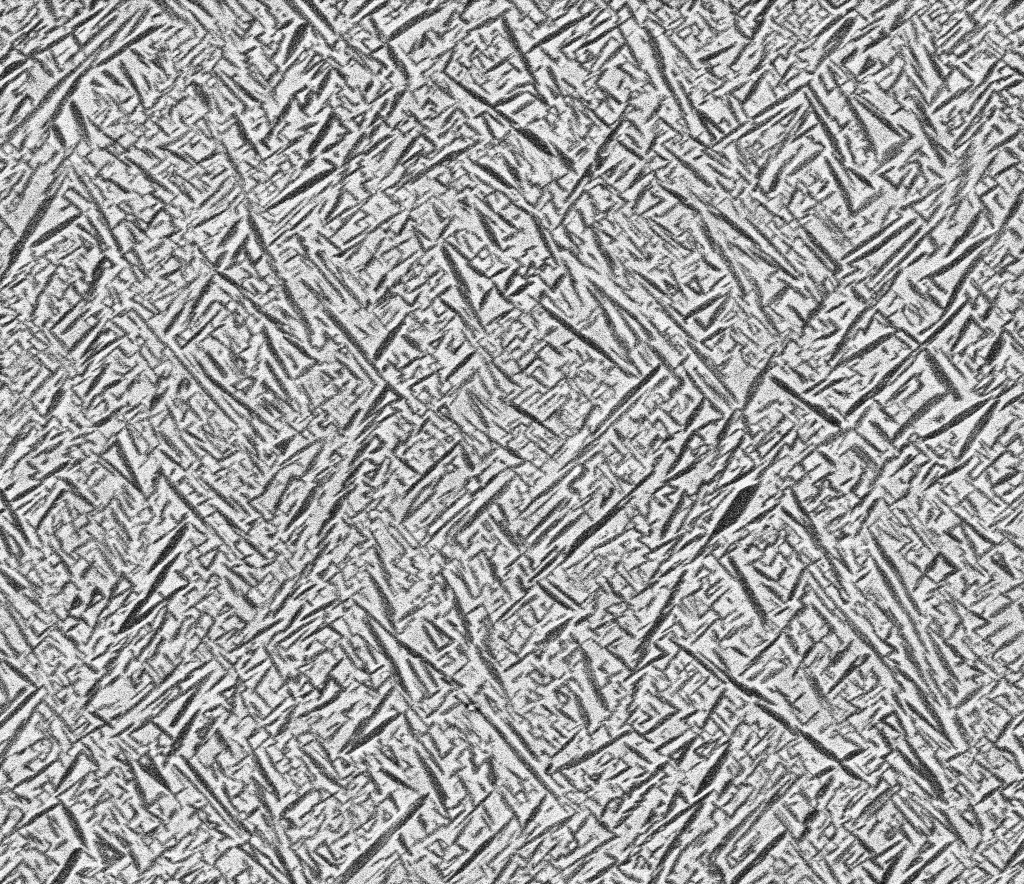
#> input picture Titanium Case Study/Preprocessing/Ti64_on_Ti5553_SEM_image_tile_set/Tile_001_003-000_0.tif, 1024 x 884 px; its folder holds only this picture in this run
$ python Threshold.py
#> lines starting #> are read from the running program, lines starting #| are printed output that depends on the picture; after the words box and inside, x2 and y2 are one past the last pixel; in counts of white or black regions, pixels touching at a corner belong together
#Data Preprocessing - Thresholding the Images

import numpy as np
import skimage
import matplotlib.pyplot as plt
import os
import glob

from PIL import Image
from skimage.morphology import binary_erosion,binary_dilation,square
from scipy import ndimage as ndi


#Renaming Files from Image # _ Tile # to Tile # _ Image #
# [12 lines left out: function RenameImages, not called in this run]


#Thresholding the image into a binary, segmented image using skimage filters
def Thresholding(directory):
#> called with directory = 'Ti64_on_Ti5553_SEM_image_tile_set'
    for filename in os.listdir(directory):
        if not filename.startswith('.'):
            #print (filename)
            f = os.path.join(directory, filename)
            mask_raw1= Image.open(f)
#> mask_raw1 is the input picture: PIL image 1024x884 L; min 2, max 255, mean 160.2
            mask1 = mask_raw1.convert('L')
            mask1 = np.asarray(mask1)

            image = ndi.gaussian_filter(mask1,1)

            thresh = skimage.filters.threshold_yen(image)
#> thresh = 147
            #print (thresh)
            thresh = image >= thresh
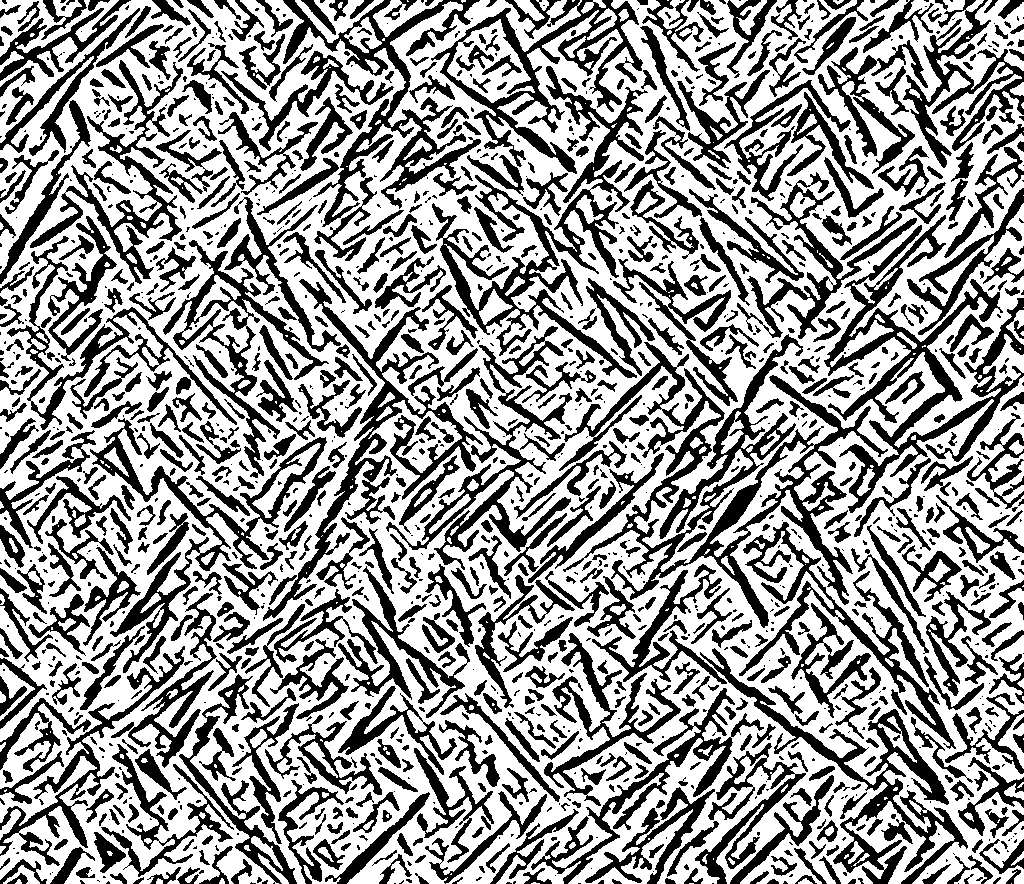
#> thresh: shape (884, 1024) bool; 60.3% white; 1472 black regions (622 under 20 px), largest, box (x1, y1, x2, y2) and area: (559, 334, 888, 628) 18638, (824, 215, 1024, 513) 11790, (432, 66, 648, 378) 11299

            erode = binary_erosion(thresh,square(3))
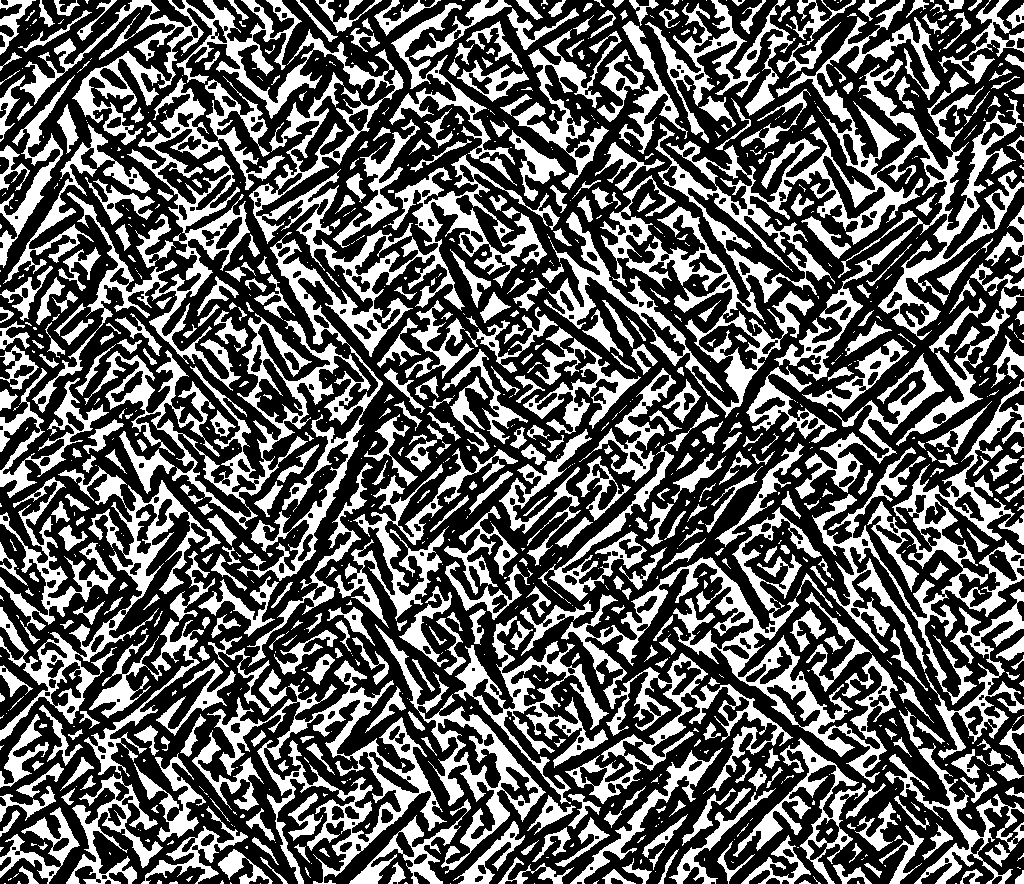
#> erode: shape (884, 1024) bool; 37.2% white; 1031 white regions (516 under 20 px), largest, box (x1, y1, x2, y2) and area: (20, 0, 560, 581) 41255, (544, 0, 1024, 418) 36257, (561, 507, 898, 804) 19692

            dilate = binary_dilation(erode)
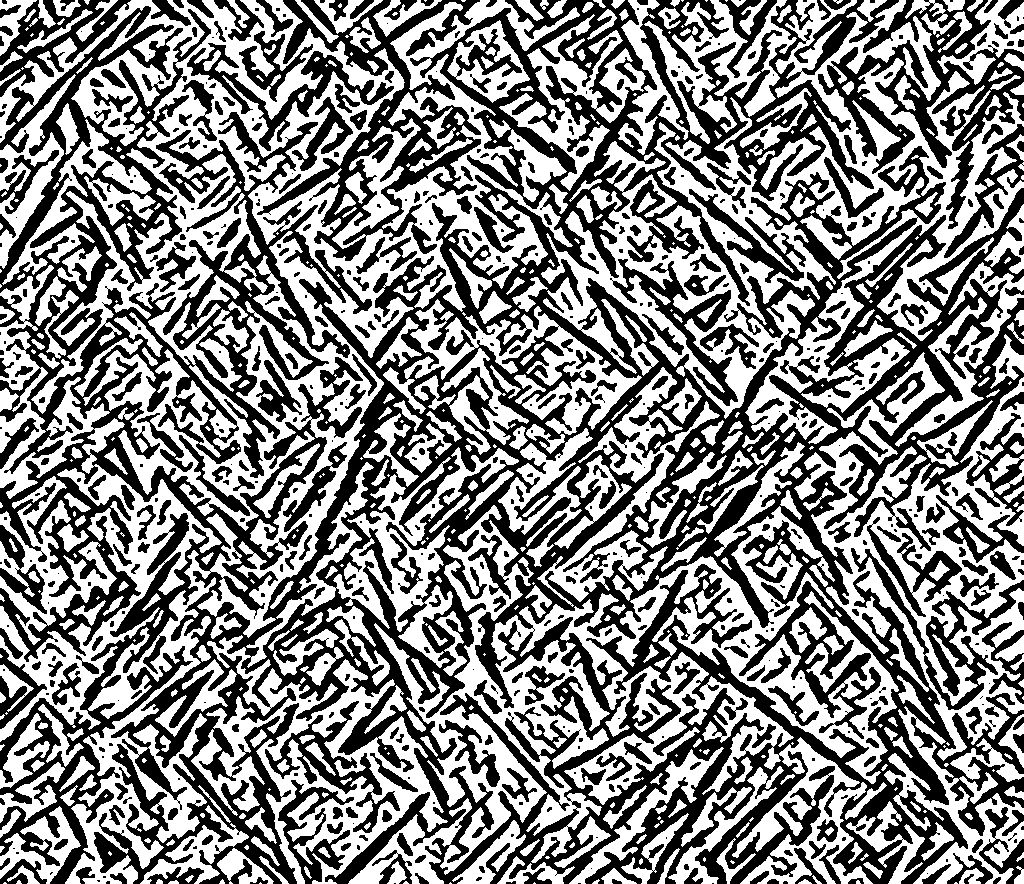
#> dilate: shape (884, 1024) bool; 51.7% white; 588 black regions (249 under 20 px), largest, box (x1, y1, x2, y2) and area: (0, 0, 1024, 884) 321467, (257, 0, 481, 261) 15105, (818, 0, 1024, 229) 13058

            new = np.zeros((dilate.shape))
            new[dilate] = 1

            # [6 lines of commented-out code are left out]

            if not os.path.exists(directory + '_thresholded'):
                os.makedirs(directory + '_thresholded')
            file = directory + '_thresholded/' + filename[:-4] + '.npy'
            np.save(file, new)


directory = 'Ti64_on_Ti5553_SEM_image_tile_set'#'Ti64_on_Ti5553_SEM_image_tile_set'
#RenameImages(directory)
Thresholding(directory)

$ run again, on Titanium Case Study/Preprocessing/Ti64_on_Ti5553_SEM_image_tile_set/Tile_015_001-000_0.tif
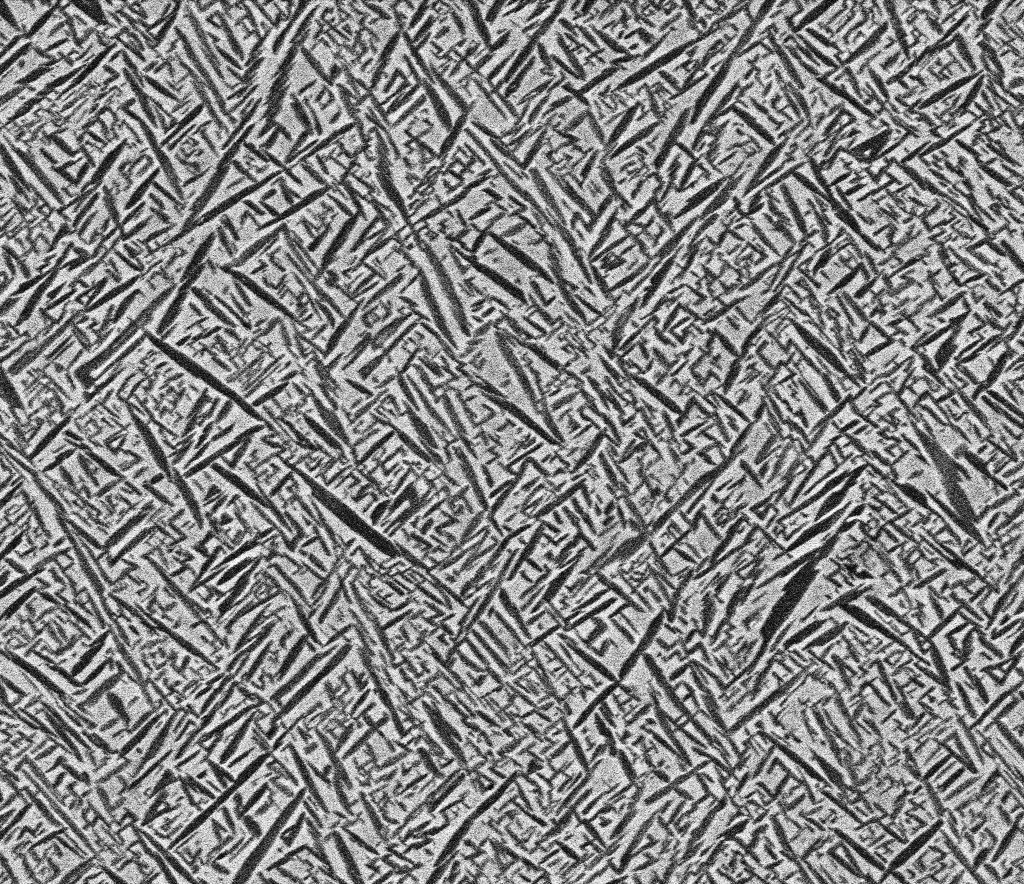
#> input picture Titanium Case Study/Preprocessing/Ti64_on_Ti5553_SEM_image_tile_set/Tile_015_001-000_0.tif, 1024 x 884 px
#> in Thresholding, mask_raw1 is the input picture: PIL image 1024x884 L; min 0, max 255, mean 131.5
#> in Thresholding, `thresh = skimage.filters.threshold_yen(image)`: thresh = 125
#> in Thresholding, `thresh = image >= thresh`:
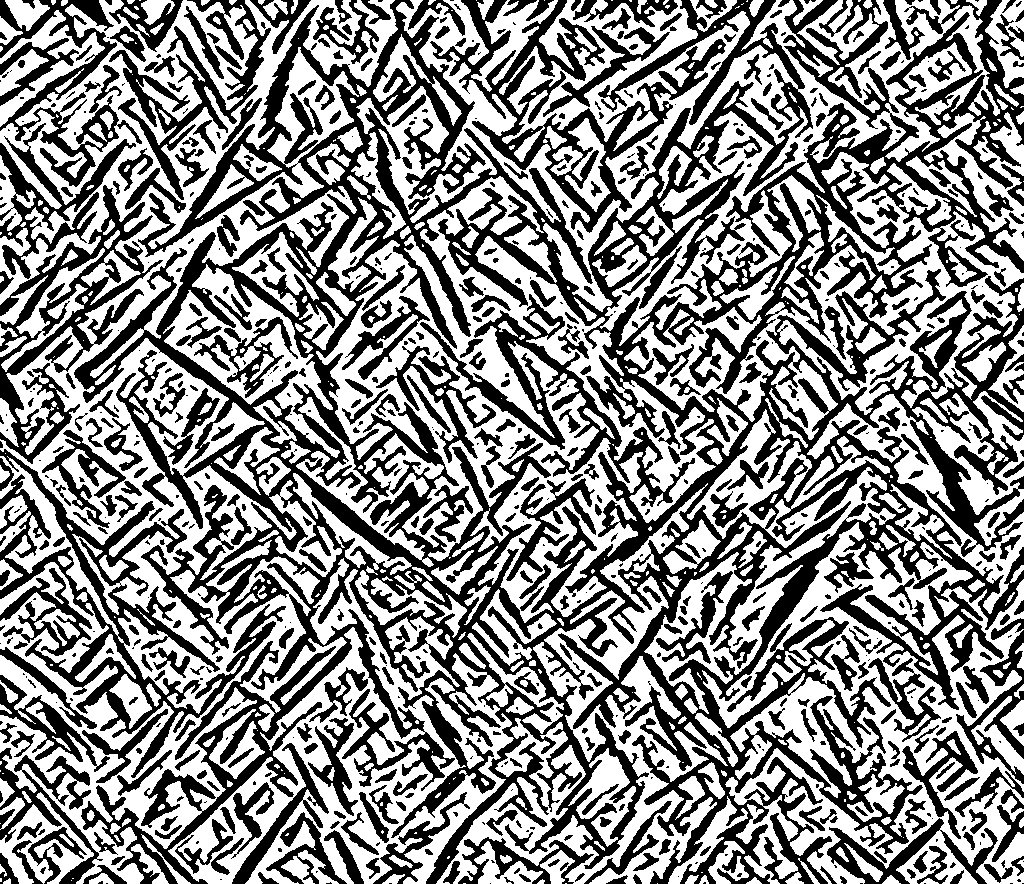
#> thresh: shape (884, 1024) bool; 53.8% white; 713 black regions (287 under 20 px), largest, box (x1, y1, x2, y2) and area: (74, 0, 1024, 884) 256060, (0, 449, 286, 778) 15043, (430, 0, 726, 233) 13244
#> erode: shape (884, 1024) bool; 32% white; 1515 white regions (683 under 20 px), largest, box (x1, y1, x2, y2) and area: (3, 273, 195, 544) 7257, (908, 617, 1024, 875) 5453, (116, 533, 264, 692) 4687
#> in Thresholding, `dilate = binary_dilation(erode)`:
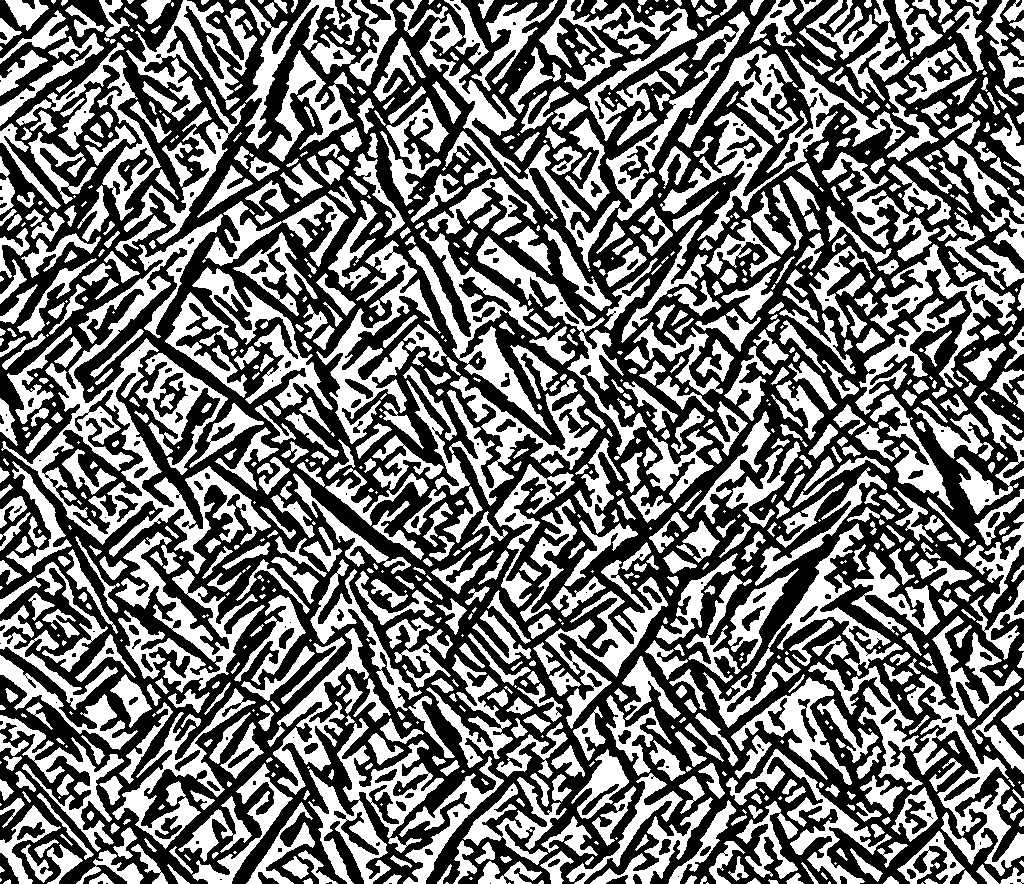
#> dilate: shape (884, 1024) bool; 45.1% white; 1041 white regions (260 under 20 px), largest, box (x1, y1, x2, y2) and area: (1, 214, 271, 574) 15096, (907, 616, 1024, 876) 8022, (115, 532, 265, 693) 6872

$ run again, on Titanium Case Study/Preprocessing/Ti64_on_Ti5553_SEM_image_tile_set/Tile_017_001-000_0.tif
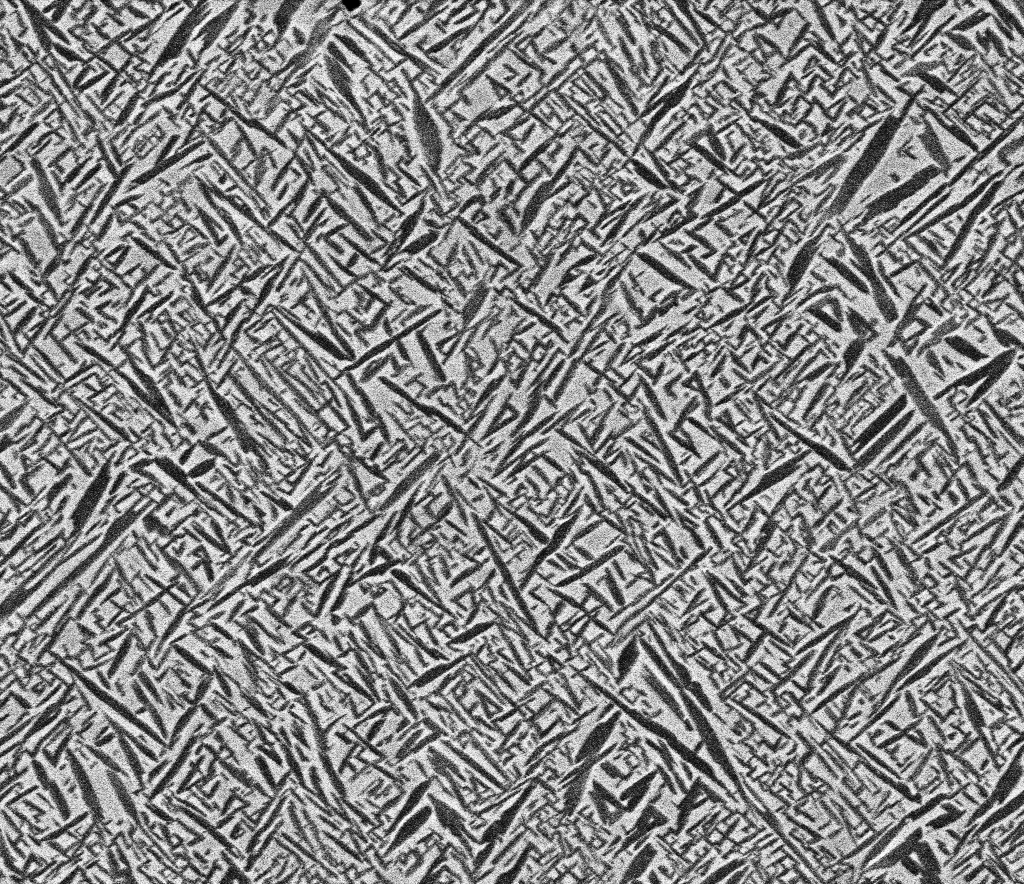
#> input picture Titanium Case Study/Preprocessing/Ti64_on_Ti5553_SEM_image_tile_set/Tile_017_001-000_0.tif, 1024 x 884 px
#> in Thresholding, mask_raw1 is the input picture: PIL image 1024x884 L; min 0, max 255, mean 134.2
#> in Thresholding, `thresh = skimage.filters.threshold_yen(image)`: thresh = 129
#> in Thresholding, `thresh = image >= thresh`:
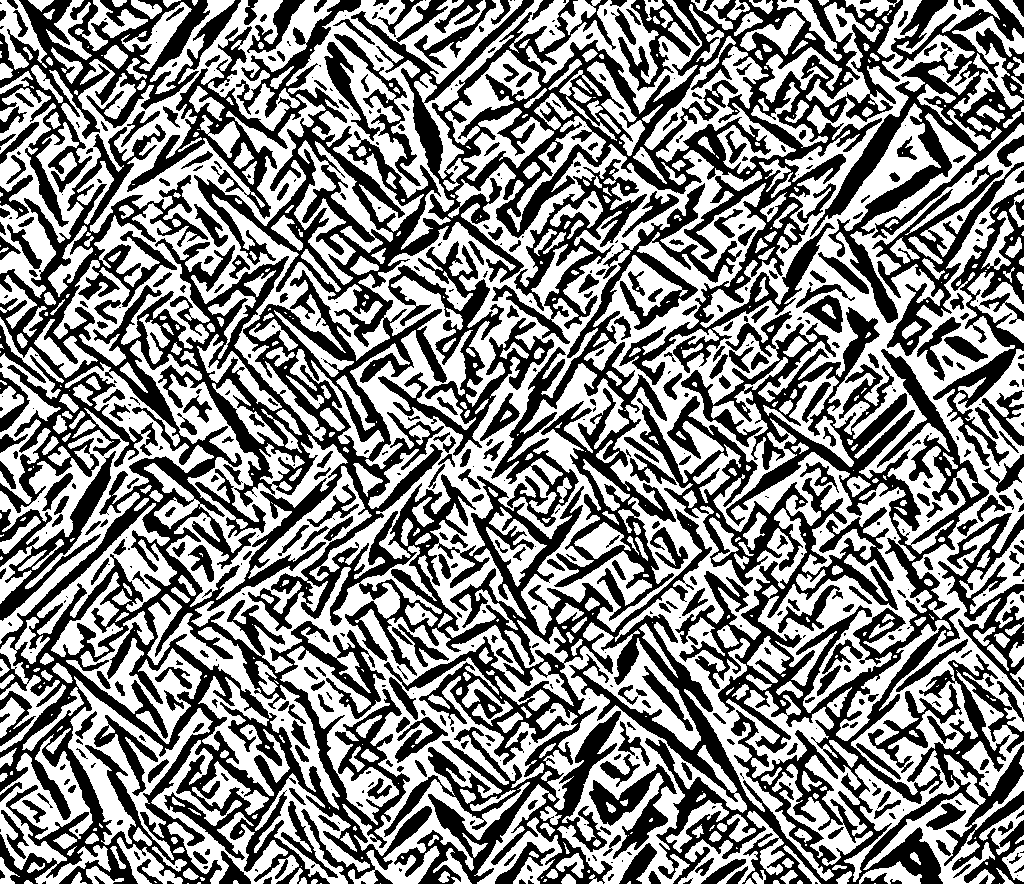
#> thresh: shape (884, 1024) bool; 52.9% white; 631 black regions (249 under 20 px), largest, box (x1, y1, x2, y2) and area: (0, 0, 1024, 884) 281556, (491, 183, 742, 621) 18435, (810, 0, 1024, 323) 14463
#> erode: shape (884, 1024) bool; 31% white; 1586 white regions (661 under 20 px), largest, box (x1, y1, x2, y2) and area: (773, 234, 934, 438) 4886, (91, 93, 275, 274) 4726, (442, 260, 608, 549) 4720
#> in Thresholding, `dilate = binary_dilation(erode)`:
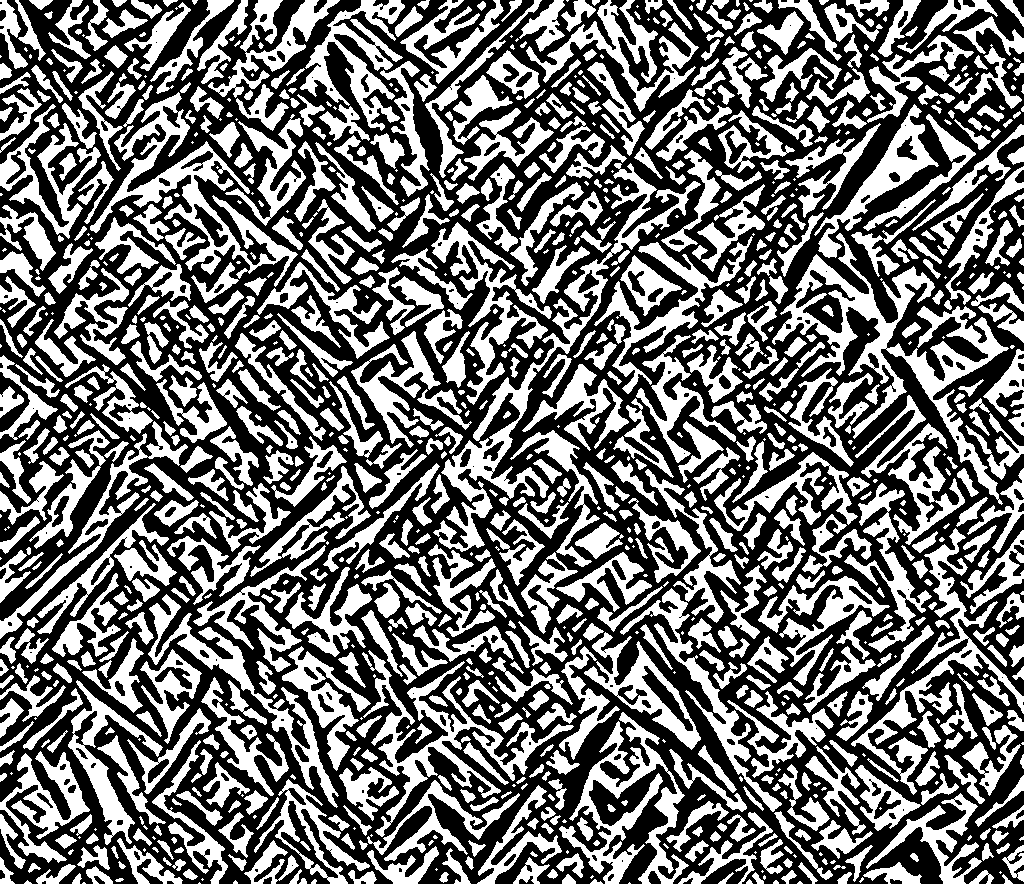
#> dilate: shape (884, 1024) bool; 44.1% white; 1150 white regions (272 under 20 px), largest, box (x1, y1, x2, y2) and area: (772, 233, 1009, 505) 11396, (433, 163, 701, 552) 9004, (90, 92, 298, 287) 7763
